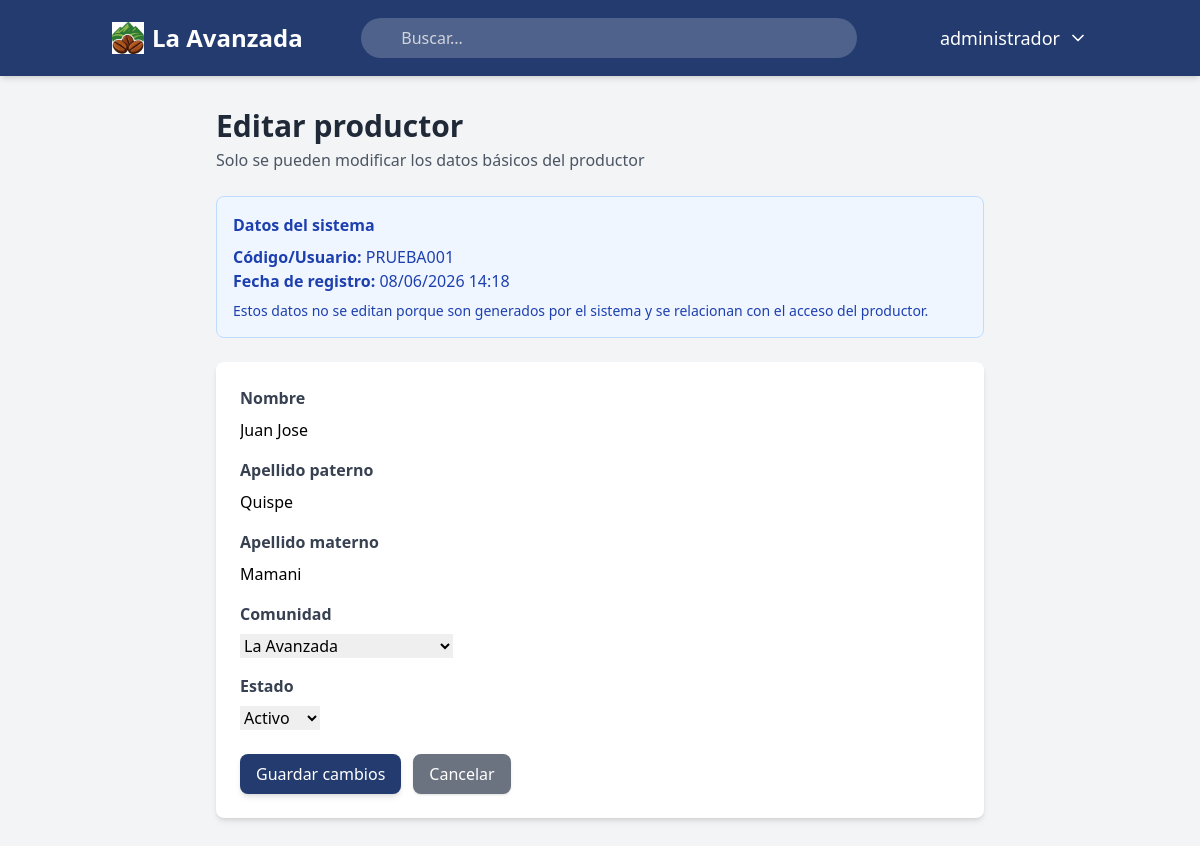
The app's page /productores/1/editar/ (signed in), older data.
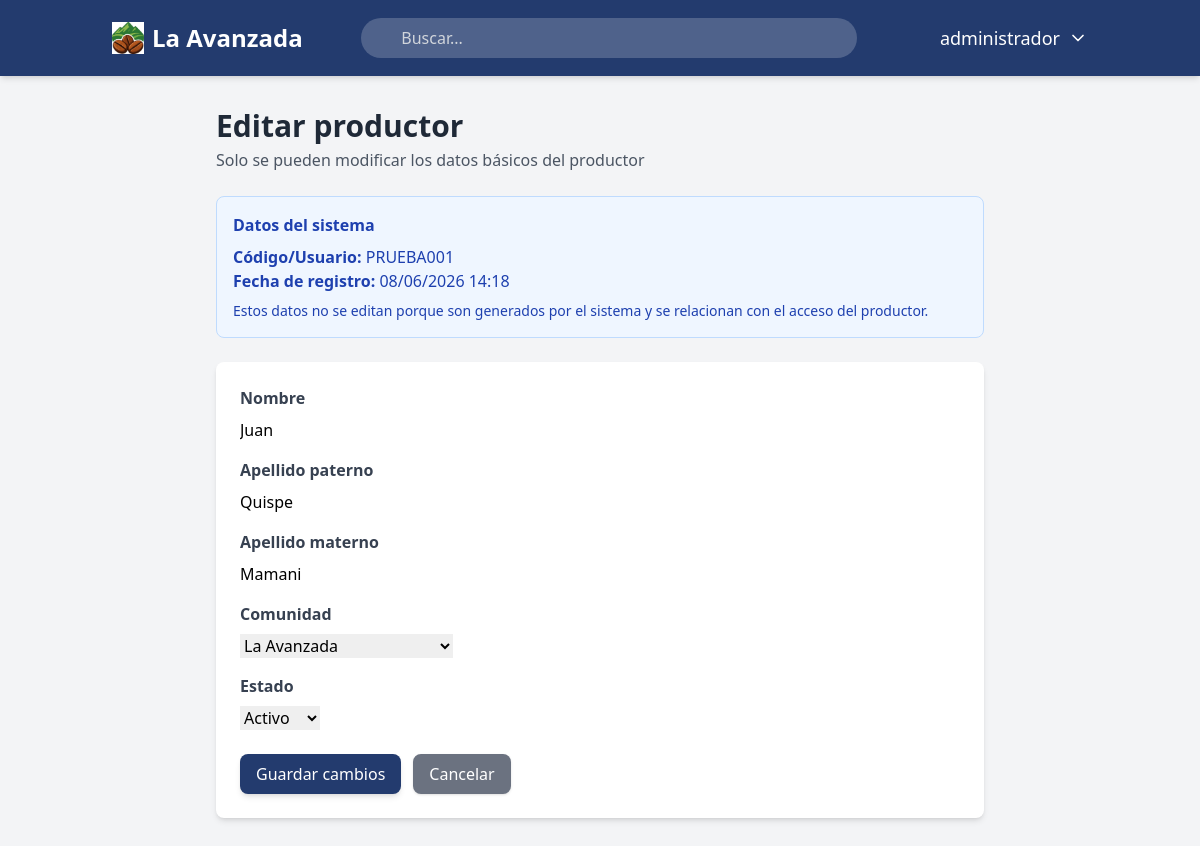
The same page, newer data.
### productores/models.py (models this page shows, shortened)
class Productor(models.Model):
    OPCIONES_ESTADO = [
        ('Activo', 'Activo'),
        ('Inactivo', 'Inactivo'),
    ]
    id_productor = models.AutoField(primary_key=True) #llave primaria
    codigo_productor = models.CharField(
        max_length=20,
        unique=True,
        verbose_name='Código del productor'
    )
    nombre = models.CharField(
        max_length=100,
        verbose_name='Nombre'
    )
    apellido_paterno = models.CharField(
        max_length=100,
        verbose_name='Apellido paterno'
    )
    apellido_materno = models.CharField(
        max_length=100,
        blank=True, # no pasa nada si se queda vacio
        verbose_name='Apellido materno'
    )
    comunidad = models.ForeignKey(
        Comunidad,
        on_delete=models.PROTECT,
        related_name='productores',
        verbose_name='Comunidad'
    )
    usuario = models.OneToOneField(
        settings.AUTH_USER_MODEL,
        on_delete=models.SET_NULL,
        null=True,
        blank=True,
        related_name='productor',
        verbose_name='Usuario de acceso'
    )
    estado = models.CharField(
        max_length=20,
        choices=OPCIONES_ESTADO,
        default='Activo',
        verbose_name='Estado'
    )
    creado_por = models.ForeignKey(
        settings.AUTH_USER_MODEL,
        on_delete=models.SET_NULL,
        null=True,
        blank=True,
        related_name='productores_creados',
        verbose_name='Creado por'
    )
    fecha_registro = models.DateTimeField(
        auto_now_add=True,
        verbose_name='Fecha de registro'
    )
    editado_por = models.ForeignKey(
        settings.AUTH_USER_MODEL,
        on_delete=models.SET_NULL,
        null=True,
        blank=True,
        related_name='productores_editados',
        verbose_name='Editado por'
    )
    fecha_edicion = models.DateTimeField(
        auto_now=True,
        verbose_name='Fecha de edición'
    )
    class Meta:
        db_table = 'productores'
        verbose_name = 'Productor'
        verbose_name_plural = 'Productores'

### productores/views.py (the view)
# urls.py: path('<int:pk>/editar/', views.editar_productor, name='editar_productor'),
@login_required
def editar_productor(request, pk):
    permiso = obtener_permiso_productores(request.user)
    if permiso < 2:
        return redirect('productores:detalle_productor', pk=pk)
    productor = get_object_or_404(Productor, pk=pk)
    if request.method == 'POST':
        form = FormularioProductor(request.POST, instance=productor)
        if form.is_valid():
            productor = form.save(commit=False)
            productor.editado_por = request.user
            productor.save()
            return redirect(f'/productores/{productor.pk}/detalle/?editado=1')
    else:
        form = FormularioProductor(instance=productor)
    contexto = {
        'form': form,
        'productor': productor,
    }
    return render(request, 'productores/formulario_productor.html', contexto)

### productores/forms.py
class FormularioProductor(forms.ModelForm):
    class Meta:
        model = Productor
        fields = [
            'nombre',
            'apellido_paterno',
            'apellido_materno',
            'comunidad',
            'estado',
        ]

### comunidades/models.py (called while the page is built)
    def __str__(self): # para django admin y para nosotros tambien en modo texto
        return self.nombre_comunidad

### productores/views.py (called while the page is built)
def obtener_permiso_productores(usuario):
    roles_usuario = UsuarioRol.objects.filter(usuario=usuario)
    permiso_maximo = 0
    for usuario_rol in roles_usuario:
        rol = usuario_rol.rol
        permiso_actual = getattr(rol, 'productores', 0)
        if permiso_actual > permiso_maximo:
            permiso_maximo = permiso_actual
    return permiso_maximo

### productores/templates/productores/formulario_productor.html (shortened to what this page needs)
{% extends 'principal/base.html' %}
{% block content %}
<div class="max-w-3xl mx-auto">
    <div class="mb-6">
        <h1 class="text-3xl font-bold text-gray-800">
            Editar productor
        </h1>
        <p class="text-gray-600 mt-1">
            Solo se pueden modificar los datos básicos del productor
        </p>
    </div>
    <div class="bg-blue-50 border border-blue-200 rounded-lg p-4 mb-6">
        <h2 class="font-bold text-blue-800 mb-2">
            Datos del sistema
        </h2>
        <p class="text-blue-800">
            <span class="font-semibold">Código/Usuario:</span>
            {{ productor.codigo_productor }}
        </p>
        <p class="text-blue-800">
            <span class="font-semibold">Fecha de registro:</span>
            {{ productor.fecha_registro|date:"d/m/Y H:i" }}
        </p>
        <p class="text-blue-800 mt-2 text-sm">
            Estos datos no se editan porque son generados por el sistema y se relacionan con el acceso del productor.
        </p>
    </div>
    <div class="bg-white rounded-lg shadow-md p-6">
        <form method="post" autocomplete="off">
            <div class="mb-4">
                <label for="{{ form.nombre.id_for_label }}" class="block text-gray-700 font-semibold mb-2">
                    Nombre
                </label>
                {{ form.nombre }}
            </div>
            <div class="mb-4">
                <label for="{{ form.apellido_paterno.id_for_label }}" class="block text-gray-700 font-semibold mb-2">
                    Apellido paterno
                </label>
                {{ form.apellido_paterno }}
            </div>
            <div class="mb-4">
                <label for="{{ form.apellido_materno.id_for_label }}" class="block text-gray-700 font-semibold mb-2">
                    Apellido materno
                </label>
                {{ form.apellido_materno }}
            </div>
            <div class="mb-4">
                <label for="{{ form.comunidad.id_for_label }}" class="block text-gray-700 font-semibold mb-2">
                    Comunidad
                </label>
                {{ form.comunidad }}
            </div>
            <div class="mb-6">
                <label for="{{ form.estado.id_for_label }}" class="block text-gray-700 font-semibold mb-2">
                    Estado
                </label>
                {{ form.estado }}
            </div>
            <div class="flex flex-col sm:flex-row gap-3">
                <button type="submit"
                        class="w-full sm:w-auto bg-[#233b6e] text-white px-4 py-2 rounded-lg shadow-md hover:bg-[#1a2c53] transition-colors duration-300">
                    Guardar cambios
                </button>
                <a href="{% url 'productores:detalle_productor' productor.pk %}"
                   class="bg-gray-500 hover:bg-gray-600 text-white px-4 py-2 rounded-lg shadow text-center">
                    Cancelar
                </a>
            </div>
        </form>
    </div>
</div>
{% endblock %}

Row changes from the older to the newer data that the page shows:
changed Productor "PRUEBA001": nombre "Juan Jose" → "Juan"
